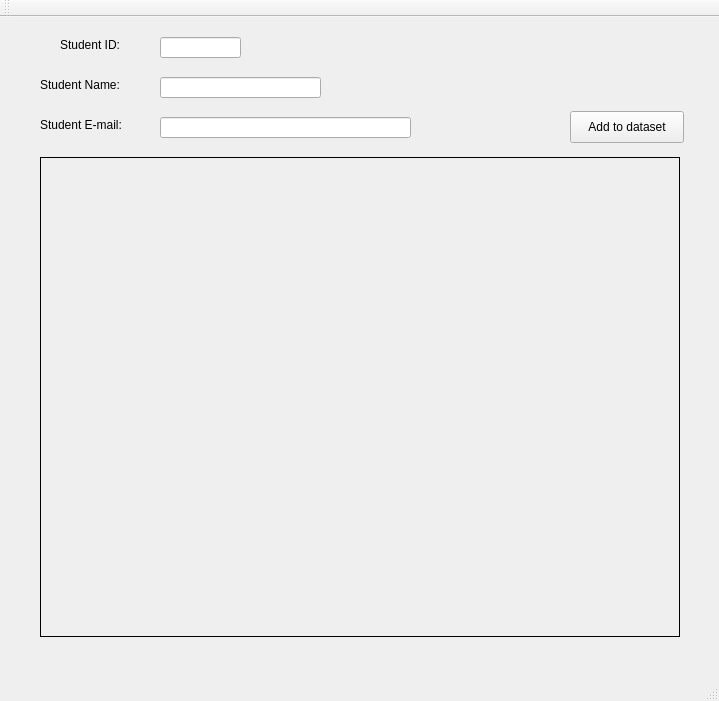
<?xml version="1.0" encoding="UTF-8"?>
<ui version="4.0">
 <class>FaceDataset</class>
 <widget class="QMainWindow" name="FaceDataset">
  <property name="geometry">
   <rect>
    <x>0</x>
    <y>0</y>
    <width>719</width>
    <height>701</height>
   </rect>
  </property>
  <property name="windowTitle">
   <string>FaceDataset</string>
  </property>
  <widget class="QWidget" name="centralWidget">
   <widget class="QPushButton" name="addToDatasetButton">
    <property name="geometry">
     <rect>
      <x>570</x>
      <y>94</y>
      <width>114</width>
      <height>32</height>
     </rect>
    </property>
    <property name="text">
     <string>Add to dataset</string>
    </property>
   </widget>
   <widget class="QLabel" name="studentIDLabel">
    <property name="geometry">
     <rect>
      <x>60</x>
      <y>20</y>
      <width>81</width>
      <height>16</height>
     </rect>
    </property>
    <property name="text">
     <string>Student ID:</string>
    </property>
   </widget>
   <widget class="QLineEdit" name="studentIDText">
    <property name="geometry">
     <rect>
      <x>160</x>
      <y>20</y>
      <width>81</width>
      <height>21</height>
     </rect>
    </property>
    <property name="inputMask">
     <string>99999</string>
    </property>
   </widget>
   <widget class="QLabel" name="studentNameLabel">
    <property name="geometry">
     <rect>
      <x>40</x>
      <y>60</y>
      <width>101</width>
      <height>16</height>
     </rect>
    </property>
    <property name="text">
     <string>Student Name:</string>
    </property>
   </widget>
   <widget class="QLineEdit" name="studentNameText">
    <property name="geometry">
     <rect>
      <x>160</x>
      <y>60</y>
      <width>161</width>
      <height>21</height>
     </rect>
    </property>
   </widget>
   <widget class="QLineEdit" name="studentEmailText">
    <property name="geometry">
     <rect>
      <x>160</x>
      <y>100</y>
      <width>251</width>
      <height>21</height>
     </rect>
    </property>
   </widget>
   <widget class="QLabel" name="studentEmailLabel">
    <property name="geometry">
     <rect>
      <x>40</x>
      <y>100</y>
      <width>101</width>
      <height>16</height>
     </rect>
    </property>
    <property name="text">
     <string>Student E-mail:</string>
    </property>
   </widget>
   <widget class="QLabel" name="webCamLabel">
    <property name="geometry">
     <rect>
      <x>40</x>
      <y>140</y>
      <width>640</width>
      <height>480</height>
     </rect>
    </property>
    <property name="frameShape">
     <enum>QFrame::Box</enum>
    </property>
    <property name="text">
     <string/>
    </property>
   </widget>
   <widget class="QLabel" name="statusLabel">
    <property name="geometry">
     <rect>
      <x>420</x>
      <y>100</y>
      <width>151</width>
      <height>20</height>
     </rect>
    </property>
    <property name="autoFillBackground">
     <bool>false</bool>
    </property>
    <property name="text">
     <string/>
    </property>
    <property name="alignment">
     <set>Qt::AlignRight|Qt::AlignTrailing|Qt::AlignVCenter</set>
    </property>
   </widget>
  </widget>
  <widget class="QToolBar" name="mainToolBar">
   <attribute name="toolBarArea">
    <enum>TopToolBarArea</enum>
   </attribute>
   <attribute name="toolBarBreak">
    <bool>false</bool>
   </attribute>
  </widget>
  <widget class="QStatusBar" name="statusBar"/>
 </widget>
 <layoutdefault spacing="6" margin="11"/>
 <resources/>
 <connections/>
</ui>
